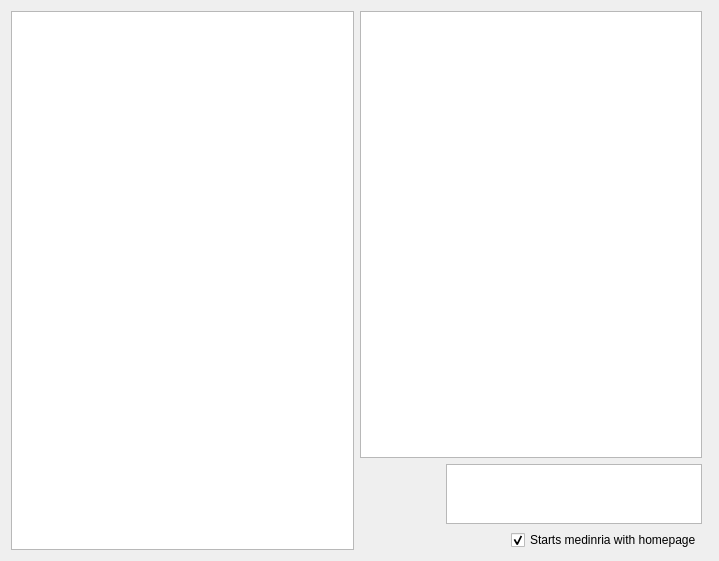
<?xml version="1.0" encoding="UTF-8"?>
<ui version="4.0">
 <class>medHomepageArea</class>
 <widget class="QWidget" name="medHomepageArea">
  <property name="geometry">
   <rect>
    <x>0</x>
    <y>0</y>
    <width>719</width>
    <height>561</height>
   </rect>
  </property>
  <property name="windowTitle">
   <string>Form</string>
  </property>
  <property name="styleSheet">
   <string notr="true"/>
  </property>
  <layout class="QGridLayout" name="gridLayout_2">
   <item row="0" column="0">
    <widget class="QGraphicsView" name="configurationsGraphicsView">
     <property name="maximumSize">
      <size>
       <width>400</width>
       <height>16777215</height>
      </size>
     </property>
     <property name="styleSheet">
      <string notr="true">medHomepageButton:pressed, medHomepageButton:checked { 
    background-color: qlineargradient(x1: 0, y1: 0, x2: 0, y2: 1, stop: 0 #282828, stop: 1 #4a4a4a); 
     } </string>
     </property>
    </widget>
   </item>
   <item row="0" column="1">
    <layout class="QVBoxLayout" name="verticalLayout">
     <property name="spacing">
      <number>6</number>
     </property>
     <item>
      <layout class="QHBoxLayout" name="horizontalLayout">
       <item>
        <widget class="QGraphicsView" name="infoGraphicsView"/>
       </item>
      </layout>
     </item>
     <item>
      <layout class="QHBoxLayout" name="horizontalLayout_2">
       <item>
        <spacer name="horizontalSpacer_2">
         <property name="orientation">
          <enum>Qt::Horizontal</enum>
         </property>
         <property name="sizeHint" stdset="0">
          <size>
           <width>40</width>
           <height>20</height>
          </size>
         </property>
        </spacer>
       </item>
       <item>
        <widget class="QGraphicsView" name="userGraphicsView">
         <property name="maximumSize">
          <size>
           <width>300</width>
           <height>60</height>
          </size>
         </property>
         <property name="styleSheet">
          <string notr="true">medHomepageButton:pressed, medHomepageButton:checked { 
    background-color: qlineargradient(x1: 0, y1: 0, x2: 0, y2: 1, stop: 0 #282828, stop: 1 #4a4a4a); 
     } </string>
         </property>
        </widget>
       </item>
      </layout>
     </item>
     <item>
      <layout class="QHBoxLayout" name="horizontalLayout_3">
       <item>
        <spacer name="horizontalSpacer">
         <property name="orientation">
          <enum>Qt::Horizontal</enum>
         </property>
         <property name="sizeHint" stdset="0">
          <size>
           <width>40</width>
           <height>20</height>
          </size>
         </property>
        </spacer>
       </item>
       <item>
        <widget class="QCheckBox" name="showOnStartupCheckBox">
         <property name="focusPolicy">
          <enum>Qt::NoFocus</enum>
         </property>
         <property name="text">
          <string>Starts medinria with homepage</string>
         </property>
         <property name="checked">
          <bool>true</bool>
         </property>
        </widget>
       </item>
      </layout>
     </item>
    </layout>
   </item>
   <item row="0" column="2">
    <widget class="QFrame" name="aboutFrame">
     <property name="maximumSize">
      <size>
       <width>300</width>
       <height>16777215</height>
      </size>
     </property>
     <property name="frameShape">
      <enum>QFrame::NoFrame</enum>
     </property>
     <property name="frameShadow">
      <enum>QFrame::Plain</enum>
     </property>
     <layout class="QGridLayout" name="gridLayout">
      <property name="margin">
       <number>0</number>
      </property>
      <property name="spacing">
       <number>2</number>
      </property>
     </layout>
    </widget>
   </item>
  </layout>
 </widget>
 <resources/>
 <connections/>
</ui>
